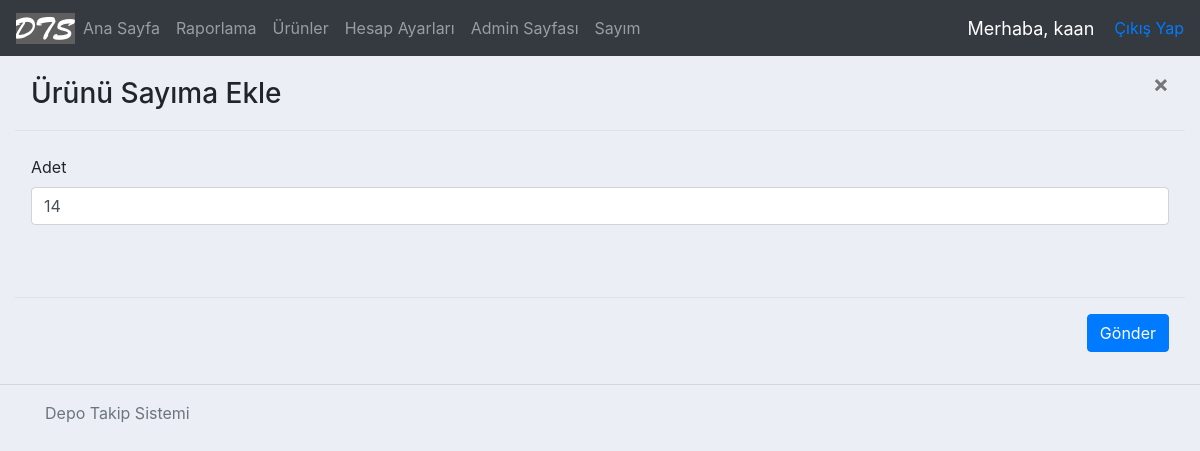
/productST/17 (signed in), run on an earlier commit of the app's database.
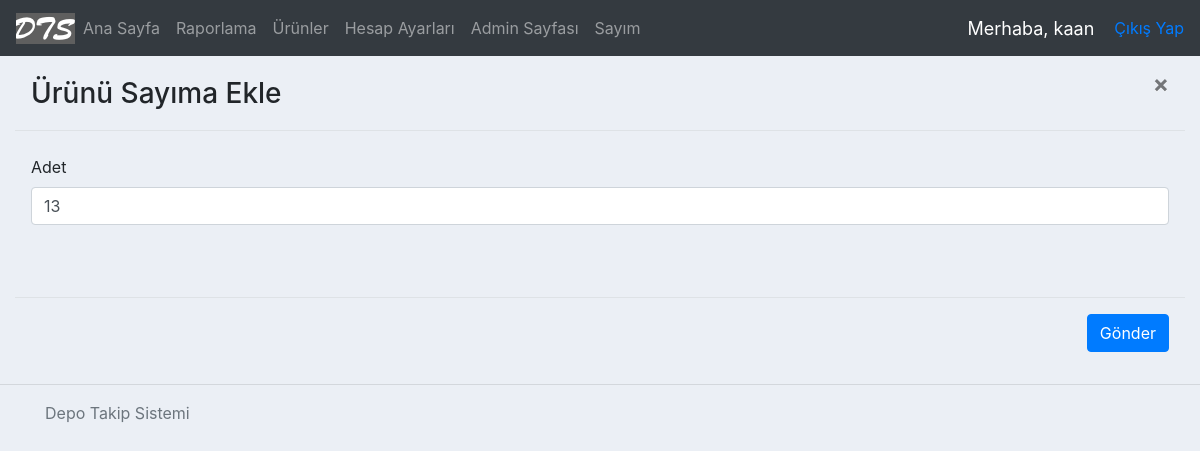
And on a later commit of the database.
### accounts/models.py (models this page shows, shortened)
class Product(models.Model):
    name = models.CharField(max_length=200)
    barcode = models.CharField(max_length=48)
    code = models.CharField(max_length=255)
    criticalStock = models.BooleanField(default=False) #kritik stok
    criticalStockAmt = models.IntegerField(null=True, blank=True)
    photo = models.ImageField(blank=True, null=True)
    vendor = models.CharField(max_length=200) #alınan firma
    dateBought = models.DateField(null=True) #satın alınan tarih
    regDate = models.DateTimeField( auto_now_add=True, null=True ) #ürünün kayıt edildiği tarih
    price = models.FloatField() #ürünün fiyatı
    amount = models.IntegerField() #ürünün adeti
    category = models.CharField(max_length=200) #ürünün kategorisi
    brand = models.CharField(max_length = 200) #ürünün markası
    model = models.CharField(max_length = 200, blank=True, null=True)
    description = models.CharField(max_length = 400, blank=True, null=True) #açıklama
    editor = models.CharField(max_length = 200) #ürünü kaydeden/silen kullanıcı
    invoice = models.OneToOneField('Invoice', on_delete=models.CASCADE, related_name="fatura", null=True, blank=True )
    history = HistoricalRecords(
        history_change_reason_field=models.TextField(null=True, max_length=255)
    )
    lastStocktakeTime = models.DateTimeField(blank=True, null=True) #son sayım yapılan tarih

### accounts/views.py (the view, shortened to what this page needs)
# urls.py: path('productST/<int:pk>', views.productSTView, name="productST")
@login_required(login_url='login')
def productSTView(request, pk):
    product = Product.objects.get(id=pk)
    productForm = ProductSTForm(initial={'lastStocktakeTime': timezone.now()},
     instance = product )
    context = { 'form': productForm, }
    return render(request, 'accounts/updateStocktakeProduct.html', context)

### accounts/forms.py
class ProductSTForm(ModelForm):
    class Meta:
        model = Product
        fields = ['amount', 'lastStocktakeTime']
        widgets = {'lastStocktakeTime': forms.HiddenInput(),}
        labels = {
            'amount' : 'Adet',
            'lastStocktakeTime' : '',
        }

### accounts/templates/accounts/updateStocktakeProduct.html (shortened to what this page needs)
{%  extends 'accounts/main.html' %}
{% block content %}
{% load widget_tweaks %}
<form method="post" action="">
  <div class="modal-header">
    <h3 class="modal-title">Ürünü Sayıma Ekle</h3>
    <button type="button" class="close" data-dismiss="modal" aria-label="Close">
      <span aria-hidden="true">&times;</span>
    </button>
  </div>
  <div class="modal-body">
    {% for field in form %}
      <div class="form-group">
        <label for="{{ field.id_for_label }}">{{ field.label }}</label>
        {% render_field field class="form-control" placeholder=field.label %}
      </div>
    {% endfor %}
  </div>
  <div class="modal-footer">
    <input type="submit" name="Submit" class="submit-btn btn btn-primary" value="Gönder">
  </div>
</form>
{% endblock content %}

What changed in the data, as far as the page shows it:
changed Product: amount "14" → "13"
